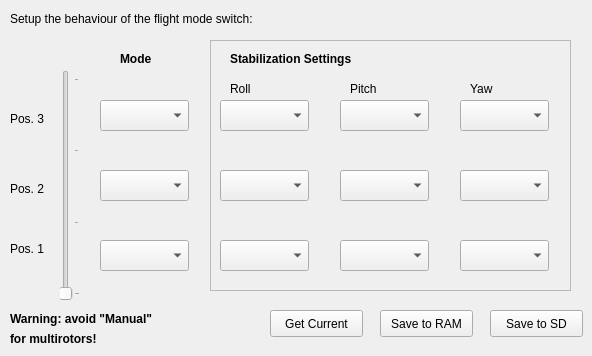
     <widget class="QWidget" name="tab_3">
      <attribute name="title">
       <string>Flight Mode Switch Settings</string>
      </attribute>
      <widget class="QLabel" name="label_6">
       <property name="geometry">
        <rect>
         <x>10</x>
         <y>10</y>
         <width>331</width>
         <height>17</height>
        </rect>
       </property>
       <property name="text">
        <string>Setup the behaviour of the flight mode switch:</string>
       </property>
      </widget>
      <widget class="QSlider" name="fmsSlider">
       <property name="enabled">
        <bool>false</bool>
       </property>
       <property name="geometry">
        <rect>
         <x>60</x>
         <y>70</y>
         <width>20</width>
         <height>231</height>
        </rect>
       </property>
       <property name="toolTip">
        <string>This slider moves when you move the flight mode switch
on your remote. Setup the flightmode channel on the RC Input tab
if you have not done so already.</string>
       </property>
       <property name="minimum">
        <number>-100</number>
       </property>
       <property name="maximum">
        <number>100</number>
       </property>
       <property name="pageStep">
        <number>10</number>
       </property>
       <property name="sliderPosition">
        <number>-100</number>
       </property>
       <property name="orientation">
        <enum>Qt::Vertical</enum>
       </property>
       <property name="tickPosition">
        <enum>QSlider::TicksBelow</enum>
       </property>
       <property name="tickInterval">
        <number>66</number>
       </property>
      </widget>
      <widget class="QLabel" name="label_7">
       <property name="geometry">
        <rect>
         <x>120</x>
         <y>50</y>
         <width>41</width>
         <height>17</height>
        </rect>
       </property>
       <property name="font">
        <font>
         <weight>75</weight>
         <bold>true</bold>
        </font>
       </property>
       <property name="text">
        <string>Mode</string>
       </property>
      </widget>
      <widget class="QComboBox" name="fmsModePos3">
       <property name="geometry">
        <rect>
         <x>100</x>
         <y>100</y>
         <width>89</width>
         <height>31</height>
        </rect>
       </property>
       <property name="toolTip">
        <string>Select the stabilization mode on this position (manual/stabilized/auto)</string>
       </property>
      </widget>
      <widget class="QComboBox" name="fmsModePos2">
       <property name="geometry">
        <rect>
         <x>100</x>
         <y>170</y>
         <width>89</width>
         <height>31</height>
        </rect>
       </property>
      </widget>
      <widget class="QComboBox" name="fmsModePos1">
       <property name="geometry">
        <rect>
         <x>100</x>
         <y>240</y>
         <width>89</width>
         <height>31</height>
        </rect>
       </property>
      </widget>
      <widget class="QFrame" name="frame_2">
       <property name="geometry">
        <rect>
         <x>210</x>
         <y>40</y>
         <width>361</width>
         <height>251</height>
        </rect>
       </property>
       <property name="frameShape">
        <enum>QFrame::StyledPanel</enum>
       </property>
       <property name="frameShadow">
        <enum>QFrame::Raised</enum>
       </property>
       <widget class="QLabel" name="label_8">
        <property name="geometry">
         <rect>
          <x>20</x>
          <y>40</y>
          <width>62</width>
          <height>17</height>
         </rect>
        </property>
        <property name="text">
         <string>Roll</string>
        </property>
       </widget>
       <widget class="QLabel" name="label_9">
        <property name="geometry">
         <rect>
          <x>140</x>
          <y>40</y>
          <width>62</width>
          <height>17</height>
         </rect>
        </property>
        <property name="text">
         <string>Pitch</string>
        </property>
       </widget>
       <widget class="QLabel" name="label_10">
        <property name="geometry">
         <rect>
          <x>260</x>
          <y>40</y>
          <width>62</width>
          <height>17</height>
         </rect>
        </property>
        <property name="text">
         <string>Yaw</string>
        </property>
       </widget>
       <widget class="QComboBox" name="fmsSsPos3Roll">
        <property name="geometry">
         <rect>
          <x>10</x>
          <y>60</y>
          <width>89</width>
          <height>31</height>
         </rect>
        </property>
       </widget>
       <widget class="QComboBox" name="fmsSsPos3Pitch">
        <property name="geometry">
         <rect>
          <x>130</x>
          <y>60</y>
          <width>89</width>
          <height>31</height>
         </rect>
        </property>
       </widget>
       <widget class="QComboBox" name="fmsSsPos3Yaw">
        <property name="geometry">
         <rect>
          <x>250</x>
          <y>60</y>
          <width>89</width>
          <height>31</height>
         </rect>
        </property>
       </widget>
       <widget class="QComboBox" name="fmsSsPos2Roll">
        <property name="geometry">
         <rect>
          <x>10</x>
          <y>130</y>
          <width>89</width>
          <height>31</height>
         </rect>
        </property>
       </widget>
       <widget class="QComboBox" name="fmsSsPos2Pitch">
        <property name="geometry">
         <rect>
          <x>130</x>
          <y>130</y>
          <width>89</width>
          <height>31</height>
         </rect>
        </property>
       </widget>
       <widget class="QComboBox" name="fmsSsPos2Yaw">
        <property name="geometry">
         <rect>
          <x>250</x>
          <y>130</y>
          <width>89</width>
          <height>31</height>
         </rect>
        </property>
       </widget>
       <widget class="QComboBox" name="fmsSsPos1Roll">
        <property name="geometry">
         <rect>
          <x>10</x>
          <y>200</y>
          <width>89</width>
          <height>31</height>
         </rect>
        </property>
       </widget>
       <widget class="QComboBox" name="fmsSsPos1Pitch">
        <property name="geometry">
         <rect>
          <x>130</x>
          <y>200</y>
          <width>89</width>
          <height>31</height>
         </rect>
        </property>
       </widget>
       <widget class="QComboBox" name="fmsSsPos1Yaw">
        <property name="geometry">
         <rect>
          <x>250</x>
          <y>200</y>
          <width>89</width>
          <height>31</height>
         </rect>
        </property>
       </widget>
       <widget class="QLabel" name="label_14">
        <property name="geometry">
         <rect>
          <x>20</x>
          <y>10</y>
          <width>191</width>
          <height>17</height>
         </rect>
        </property>
        <property name="font">
         <font>
          <weight>75</weight>
          <bold>true</bold>
         </font>
        </property>
        <property name="text">
         <string>Stabilization Settings</string>
        </property>
       </widget>
      </widget>
      <widget class="QLabel" name="label_11">
       <property name="geometry">
        <rect>
         <x>10</x>
         <y>110</y>
         <width>62</width>
         <height>17</height>
        </rect>
       </property>
       <property name="text">
        <string>Pos. 3</string>
       </property>
      </widget>
      <widget class="QLabel" name="label_12">
       <property name="geometry">
        <rect>
         <x>10</x>
         <y>180</y>
         <width>62</width>
         <height>17</height>
        </rect>
       </property>
       <property name="text">
        <string>Pos. 2</string>
       </property>
      </widget>
      <widget class="QLabel" name="label_13">
       <property name="geometry">
        <rect>
         <x>10</x>
         <y>240</y>
         <width>62</width>
         <height>17</height>
        </rect>
       </property>
       <property name="text">
        <string>Pos. 1</string>
       </property>
      </widget>
      <widget class="QPushButton" name="getFmsCurrent">
       <property name="geometry">
        <rect>
         <x>270</x>
         <y>310</y>
         <width>93</width>
         <height>27</height>
        </rect>
       </property>
       <property name="toolTip">
        <string>Retrieve settings from OpenPilot</string>
       </property>
       <property name="text">
        <string>Get Current</string>
       </property>
      </widget>
      <widget class="QPushButton" name="saveFmsToRAM">
       <property name="geometry">
        <rect>
         <x>380</x>
         <y>310</y>
         <width>93</width>
         <height>27</height>
        </rect>
       </property>
       <property name="toolTip">
        <string>Send to OpenPilot but don't write in SD.
Be sure to set the Neutral position on all sliders before sending!</string>
       </property>
       <property name="text">
        <string>Save to RAM</string>
       </property>
      </widget>
      <widget class="QPushButton" name="saveFmsToSD">
       <property name="geometry">
        <rect>
         <x>490</x>
         <y>310</y>
         <width>93</width>
         <height>27</height>
        </rect>
       </property>
       <property name="toolTip">
        <string>Be sure to set the Neutral position on all sliders before sending!
Applies and Saves all settings to SD</string>
       </property>
       <property name="text">
        <string>Save to SD</string>
       </property>
      </widget>
      <widget class="QLabel" name="label_15">
       <property name="geometry">
        <rect>
         <x>10</x>
         <y>310</y>
         <width>201</width>
         <height>17</height>
        </rect>
       </property>
       <property name="font">
        <font>
         <weight>75</weight>
         <bold>true</bold>
        </font>
       </property>
       <property name="text">
        <string>Warning: avoid &quot;Manual&quot;</string>
       </property>
      </widget>
      <widget class="QLabel" name="label_16">
       <property name="geometry">
        <rect>
         <x>10</x>
         <y>330</y>
         <width>201</width>
         <height>17</height>
        </rect>
       </property>
       <property name="font">
        <font>
         <weight>75</weight>
         <bold>true</bold>
        </font>
       </property>
       <property name="text">
        <string>for multirotors!</string>
       </property>
      </widget>
     </widget>
